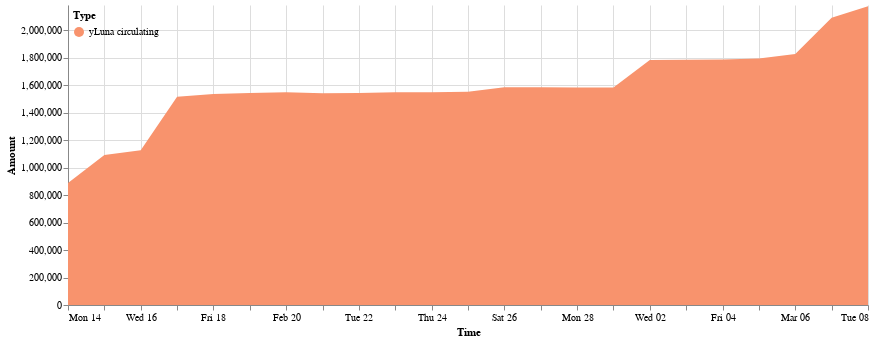

Notebook code for this chart:
### Code cell
cp = ChartProvider()
domain = ['yLuna circulating']
range_ = ['#f8936d']
cp.get_line_chart(daily_delta_rf, 
               alt.Scale(domain=domain, range=range_),
               min_date = daily_delta_rf.Time.min(),
               max_date = daily_delta_rf.Time.max(),
               top_padding = 10000
        ).properties(width=800).configure_view(strokeOpacity=0)

### Figure 1 — Vega-Lite specification as saved in the notebook (floating-point values rounded to 4 significant figures)
{"config": {"view": {"continuousWidth": 400, "continuousHeight": 300, "strokeOpacity": 0}}, "data": {"name": "data-db49c5920f387e791be0c3351cbf1311"}, "mark": "area", "encoding": {"color": {"field": "Type", "legend": {"direction": "vertical", "legendY": 0, "orient": "none", "padding": 5}, "scale": {"domain": ["yLuna circulating"], "range": ["#f8936d"]}, "type": "nominal"}, "tooltip": [{"field": "Time", "format": "%Y-%m-%d", "type": "temporal"}, {"field": "Type", "type": "nominal"}, {"field": "Amount (millions)", "type": "nominal"}], "x": {"field": "Time", "scale": {"domain": ["2022-02-14", "2022-03-08"]}, "type": "temporal"}, "y": {"field": "Amount", "scale": {"domain": [0, 2182000.0]}, "type": "quantitative"}}, "width": 800, "$schema": "https://vega.github.io/schema/vega-lite/v4.17.0.json", "datasets": {"data-db49c5920f387e791be0c3351cbf1311": [{"Time": "2022-02-14", "Amount signed": 886900.0, "Amount": 886900.0, "Type": "yLuna circulating", "Amount (millions)": "0.89M"}, {"Time": "2022-02-15", "Amount signed": 203500.0, "Amount": 1090000.0, "Type": "yLuna circulating", "Amount (millions)": "1.09M"}, {"Time": "2022-02-16", "Amount signed": 34800.0, "Amount": 1125000.0, "Type": "yLuna circulating", "Amount (millions)": "1.13M"}, {"Time": "2022-02-17", "Amount signed": 390200.0, "Amount": 1515000.0, "Type": "yLuna circulating", "Amount (millions)": "1.52M"}, {"Time": "2022-02-18", "Amount signed": 18930.0, "Amount": 1534000.0, "Type": "yLuna circulating", "Amount (millions)": "1.53M"}, {"Time": "2022-02-19", "Amount signed": 8557.0, "Amount": 1543000.0, "Type": "yLuna circulating", "Amount (millions)": "1.54M"}, {"Time": "2022-02-20", "Amount signed": 4740.0, "Amount": 1548000.0, "Type": "yLuna circulating", "Amount (millions)": "1.55M"}, {"Time": "2022-02-21", "Amount signed": -6418.0, "Amount": 1541000.0, "Type": "yLuna circulating", "Amount (millions)": "1.54M"}, {"Time": "2022-02-22", "Amount signed": 1663.0, "Amount": 1543000.0, "Type": "yLuna circulating", "Amount (millions)": "1.54M"}, {"Time": "2022-02-23", "Amount signed": 4500.0, "Amount": 1547000.0, "Type": "yLuna circulating", "Amount (millions)": "1.55M"}, {"Time": "2022-02-24", "Amount signed": -342.0, "Amount": 1547000.0, "Type": "yLuna circulating", "Amount (millions)": "1.55M"}, {"Time": "2022-02-25", "Amount signed": 4035.0, "Amount": 1551000.0, "Type": "yLuna circulating", "Amount (millions)": "1.55M"}, {"Time": "2022-02-26", "Amount signed": 32360.0, "Amount": 1583000.0, "Type": "yLuna circulating", "Amount (millions)": "1.58M"}, {"Time": "2022-02-27", "Amount signed": 478.2, "Amount": 1584000.0, "Type": "yLuna circulating", "Amount (millions)": "1.58M"}, {"Time": "2022-02-28", "Amount signed": -1118.0, "Amount": 1583000.0, "Type": "yLuna circulating", "Amount (millions)": "1.58M"}, {"Time": "2022-03-01", "Amount signed": -789.2, "Amount": 1582000.0, "Type": "yLuna circulating", "Amount (millions)": "1.58M"}, {"Time": "2022-03-02", "Amount signed": 200900.0, "Amount": 1783000.0, "Type": "yLuna circulating", "Amount (millions)": "1.78M"}, {"Time": "2022-03-03", "Amount signed": 597.3, "Amount": 1784000.0, "Type": "yLuna circulating", "Amount (millions)": "1.78M"}, {"Time": "2022-03-04", "Amount signed": 2053.0, "Amount": 1786000.0, "Type": "yLuna circulating", "Amount (millions)": "1.79M"}, {"Time": "2022-03-05", "Amount signed": 7005.0, "Amount": 1793000.0, "Type": "yLuna circulating", "Amount (millions)": "1.79M"}, {"Time": "2022-03-06", "Amount signed": 33240.0, "Amount": 1826000.0, "Type": "yLuna circulating", "Amount (millions)": "1.83M"}, {"Time": "2022-03-07", "Amount signed": 263300.0, "Amount": 2089000.0, "Type": "yLuna circulating", "Amount (millions)": "2.09M"}, {"Time": "2022-03-08", "Amount signed": 83190.0, "Amount": 2172000.0, "Type": "yLuna circulating", "Amount (millions)": "2.17M"}]}}
